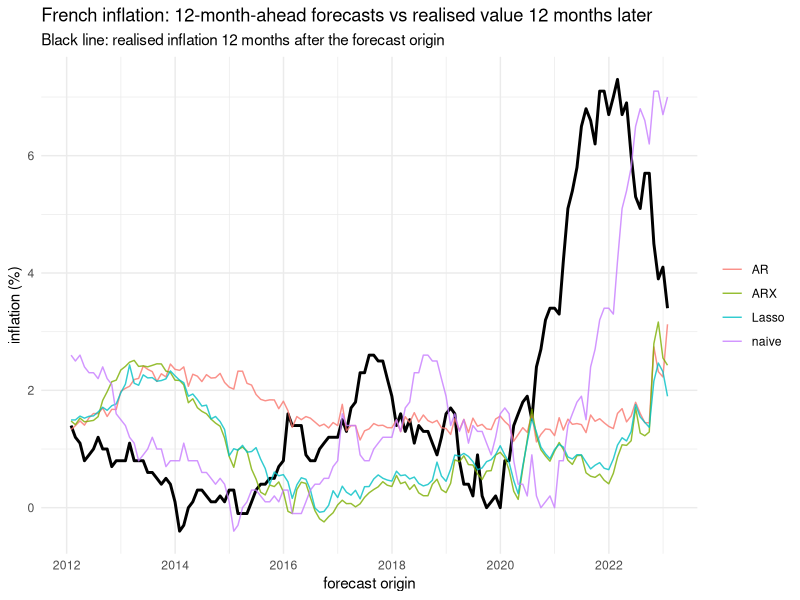

Here is the R script that generated this plot:
# French inflation forecasting: out-of-sample evaluation
#
# Direct h-step forecasts (h = 1, 3, 6, 12) built only from information available at the forecast origin,
# expanding window from 2012-01 (133 to 144 forecast origins per horizon), Diebold-Mariano tests with the
# Harvey-Leybourne-Newbold correction. ARX_oracle uses the realised predictors at the target date: it is
# not a feasible forecast, it is a reference showing how much known future predictors would help.
#
# Run:  Rscript inflation_france_oos.R   (from this folder)

suppressPackageStartupMessages({
  library(readr); library(dplyr); library(ggplot2); library(forecast); library(glmnet); library(tidyr)
})
set.seed(1)

# ---- data --------------------------------------------------------------------------------
raw <- read_csv("france_inflation_data.csv", col_types = cols(.default = "c"))   # read as text, then convert
names(raw) <- trimws(names(raw))
raw <- raw |> mutate(across(-date, ~ as.numeric(trimws(.x))))
stopifnot(!anyNA(raw))                                    # stop loudly if any value fails to parse
d <- raw |>
  mutate(date = as.Date(date),
         d_oil    = 100 * (log(prix_petrole) - lag(log(prix_petrole), 3)),
         d_energy = 100 * (log(indice_prix)  - lag(log(indice_prix), 3)),
         d_usd    = 100 * (log(usd_eur)      - lag(log(usd_eur), 3)),
         d_bond   = obligations_10y - lag(obligations_10y, 3),
         infl_l1  = lag(inflation, 1)) |>
  arrange(date)
X_cols <- c("inflation", "infl_l1", "d_oil", "d_energy", "d_usd", "d_bond", "obligations_10y")

H <- c(1, 3, 6, 12)
START <- as.Date("2012-01-31")
n <- nrow(d)

# ---- forecasts ---------------------------------------------------------------------------
one_origin <- function(i, h) {
  # information set: rows 1..i. Training pairs (x_s, y_{s+h}) need s + h <= i.
  s_max <- i - h
  tr <- d[4:s_max, ]                                  # first 3 rows lose lags
  y  <- d$inflation[(4:s_max) + h]
  xn <- d[i, ]
  f <- c(naive = d$inflation[i])
  ar <- lm(y ~ inflation + infl_l1, data = cbind(tr, y = y))
  f["AR"] <- predict(ar, xn)
  arx <- lm(y ~ ., data = cbind(tr[, X_cols], y = y))
  f["ARX"] <- predict(arx, xn[, X_cols])
  Xm <- as.matrix(tr[, X_cols]); sc <- list(m = colMeans(Xm), s = apply(Xm, 2, sd))
  Xs <- scale(Xm, sc$m, sc$s)
  cv <- cv.glmnet(Xs, y, alpha = 1, nfolds = 5)
  f["Lasso"] <- as.numeric(predict(cv, scale(as.matrix(xn[, X_cols]), sc$m, sc$s), s = "lambda.min"))
  f["Combo"] <- mean(c(f["AR"], f["ARX"], f["Lasso"]))
  # NOT a feasible forecast: uses the realised predictor values at the target date (a conditional forecast).
  # Shown only as a reference, to measure how much knowing the future predictors would help.
  x_t <- c("d_oil", "d_energy", "d_usd", "d_bond")
  trg <- d[(4:s_max) + h, x_t]; names(trg) <- paste0(x_t, "_target")
  orc <- lm(y ~ ., data = cbind(y = y, inflation = tr$inflation, trg))
  nt <- d[i + h, x_t]; names(nt) <- paste0(x_t, "_target")
  f["ARX_oracle"] <- predict(orc, cbind(inflation = xn$inflation, nt))
  f
}

res <- list()
for (h in H) {
  origins <- which(d$date >= START & seq_len(n) + h <= n)
  fc <- t(sapply(origins, one_origin, h = h))
  res[[as.character(h)]] <- data.frame(date = d$date[origins], h = h, actual = d$inflation[origins + h], fc)
}
all_fc <- bind_rows(res)
write_csv(all_fc, "forecasts.csv")

# ---- evaluation --------------------------------------------------------------------------
models <- c("naive", "ARX", "Lasso", "Combo", "ARX_oracle")
eval_period <- function(df, label) {
  bind_rows(lapply(H, function(h) {
    z <- filter(df, h == !!h)
    e_ar <- z$AR - z$actual
    out <- data.frame(period = label, h = h, n = nrow(z), AR_RMSE = round(sqrt(mean(e_ar^2)), 2))
    for (m in models) {
      e <- z[[m]] - z$actual
      p <- tryCatch(dm.test(e_ar, e, alternative = "greater", h = h, power = 2, varestimator = "bartlett")$p.value,
                    error = function(err) NA_real_)
      stars <- ifelse(is.na(p), "", ifelse(p < .01, "***", ifelse(p < .05, "**", ifelse(p < .10, "*", ""))))
      out[[m]] <- paste0(sprintf("%.2f", sqrt(mean(e^2)) / sqrt(mean(e_ar^2))), stars)
    }
    out
  }))
}
tab <- bind_rows(eval_period(all_fc, "2012-2024 (all)"),
                 eval_period(filter(all_fc, date + 0 < as.Date("2020-01-01")), "2012-2019"),
                 eval_period(filter(all_fc, date >= as.Date("2021-01-01")), "2021 onward (energy shock)"))
write_csv(tab, "results_table.csv")
print(as.data.frame(tab), row.names = FALSE)

# ---- figure ------------------------------------------------------------------------------
p <- all_fc |> filter(h == 12) |>
  select(date, actual, AR, ARX, Lasso, naive) |>
  pivot_longer(-c(date, actual), names_to = "model", values_to = "forecast") |>
  mutate(target_date = date) |>
  ggplot(aes(date)) +
  geom_line(aes(y = actual), colour = "black", linewidth = 1) +
  geom_line(aes(y = forecast, colour = model), alpha = .8) +
  labs(title = "French inflation: 12-month-ahead forecasts vs realised value 12 months later",
       subtitle = "Black line: realised inflation 12 months after the forecast origin",
       x = "forecast origin", y = "inflation (%)", colour = NULL) +
  theme_minimal()
ggsave("forecasts_h12.png", p, width = 9, height = 4, dpi = 120)
cat("\nDone. Files: forecasts.csv, results_table.csv, forecasts_h12.png\n")
